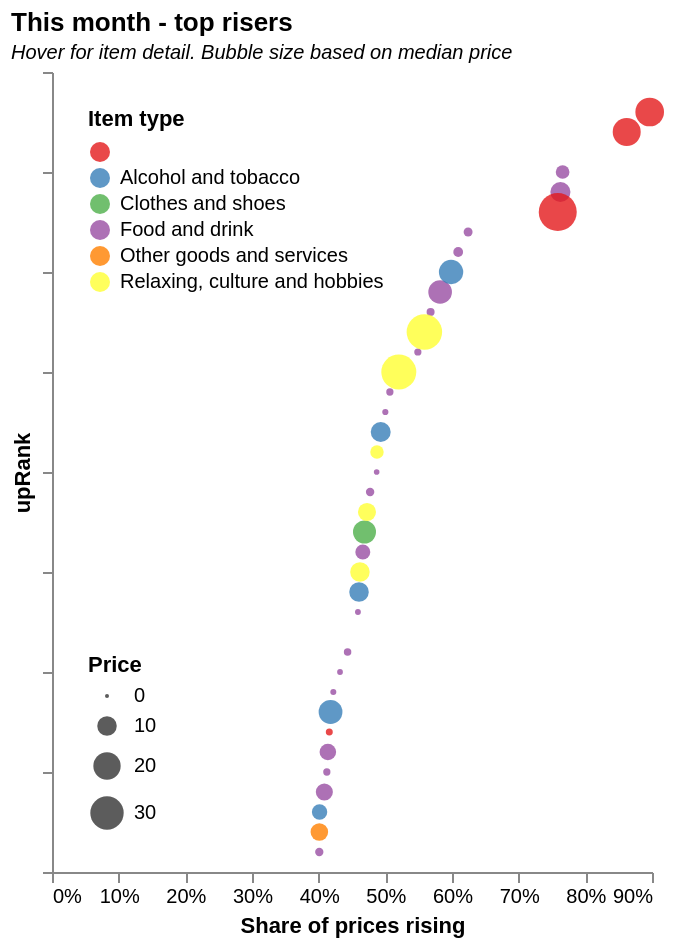

Describe this chart as a Vega-Lite specification.
### Vega-Lite specification from a JSON file in a GitHub repository (floating-point values rounded to 4 significant figures; data arrays with more than 128 entries replaced by an {"elided": "..."} marker saying what was removed)
{"$schema": "https://vega.github.io/schema/vega-lite/v5.json", "description": "UK CPI data visualisation", "title": {"text": "This month - top risers", "subtitle": "Hover for item detail. Bubble size based on median price", "subtitleFontStyle": "italic", "subtitleFontSize": 10, "anchor": "start", "color": "black"}, "config": {"background": "white", "view": {"stroke": "transparent"}}, "data": {"values": {"elided": "602 records"}}, "height": 400, "width": 300, "transform": [{"calculate": "datum.down_sh*(-1)", "as": "down"}, {"filter": "datum.upRank>550"}], "mark": {"type": "circle", "opacity": 0.8, "color": "#f4a245", "size": 60}, "encoding": {"y": {"field": "upRank", "type": "quantitative", "axis": {"grid": false, "labels": false}, "scale": {"zero": false}}, "x": {"field": "up_sh", "type": "quantitative", "axis": {"grid": false, "format": ",.0%"}, "scale": {"zero": true}, "title": "Share of prices rising"}, "size": {"field": "p", "type": "quantitative", "title": "Price", "legend": {"orient": "bottom-left"}}, "color": {"field": "name1", "type": "ordinal", "title": "Item type", "legend": {"orient": "top-left"}, "scale": {"scheme": "set1"}}, "tooltip": [{"field": "item_desc", "type": "nominal", "title": "Description"}, {"field": "p", "type": "quantitative", "title": "Price (median)", "format": ".0f"}, {"field": "up_sh", "type": "quantitative", "title": "Share rising", "format": ",.2%"}, {"field": "down_sh", "type": "quantitative", "title": "Share falling", "format": ",.2%"}]}}
